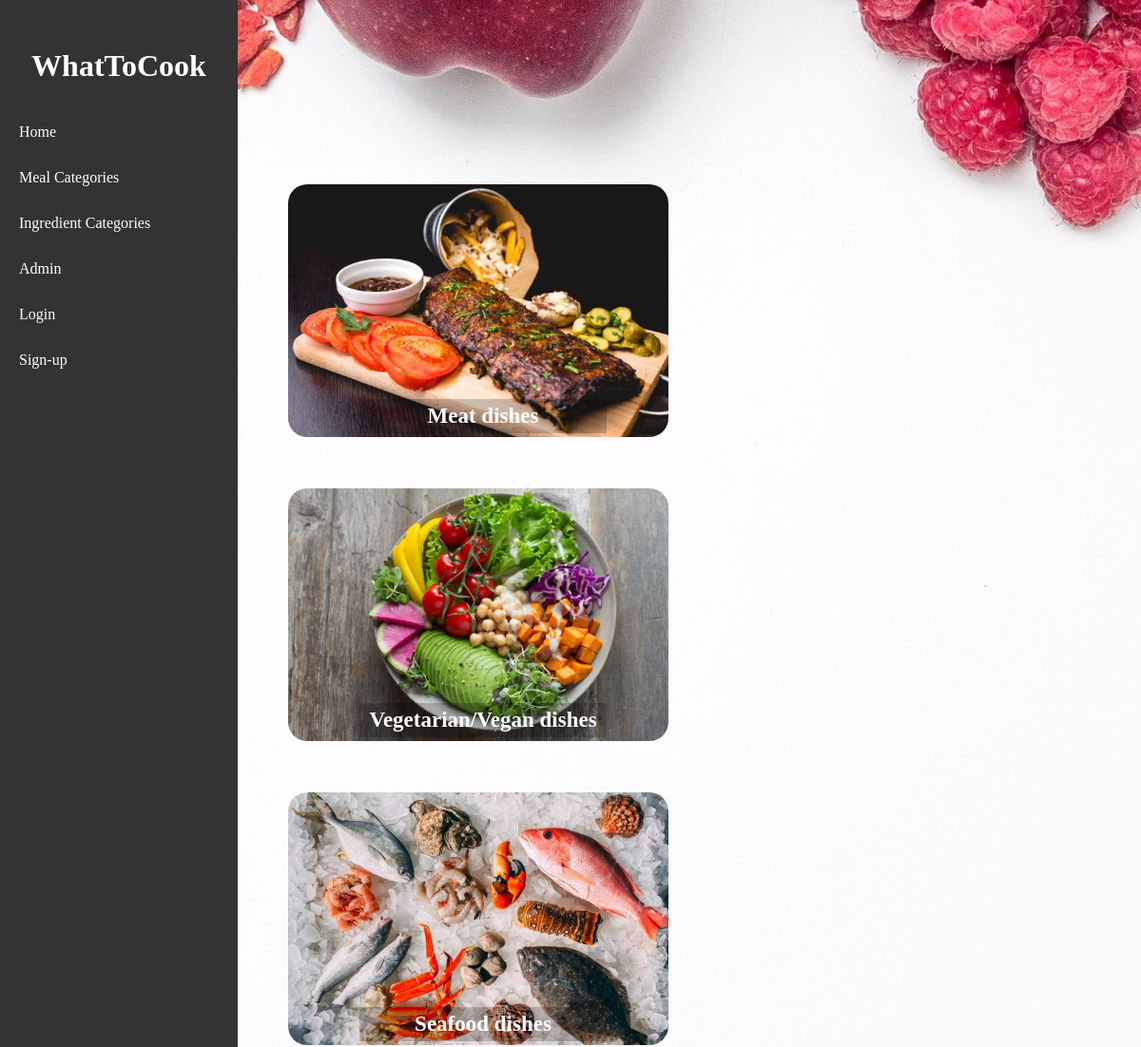
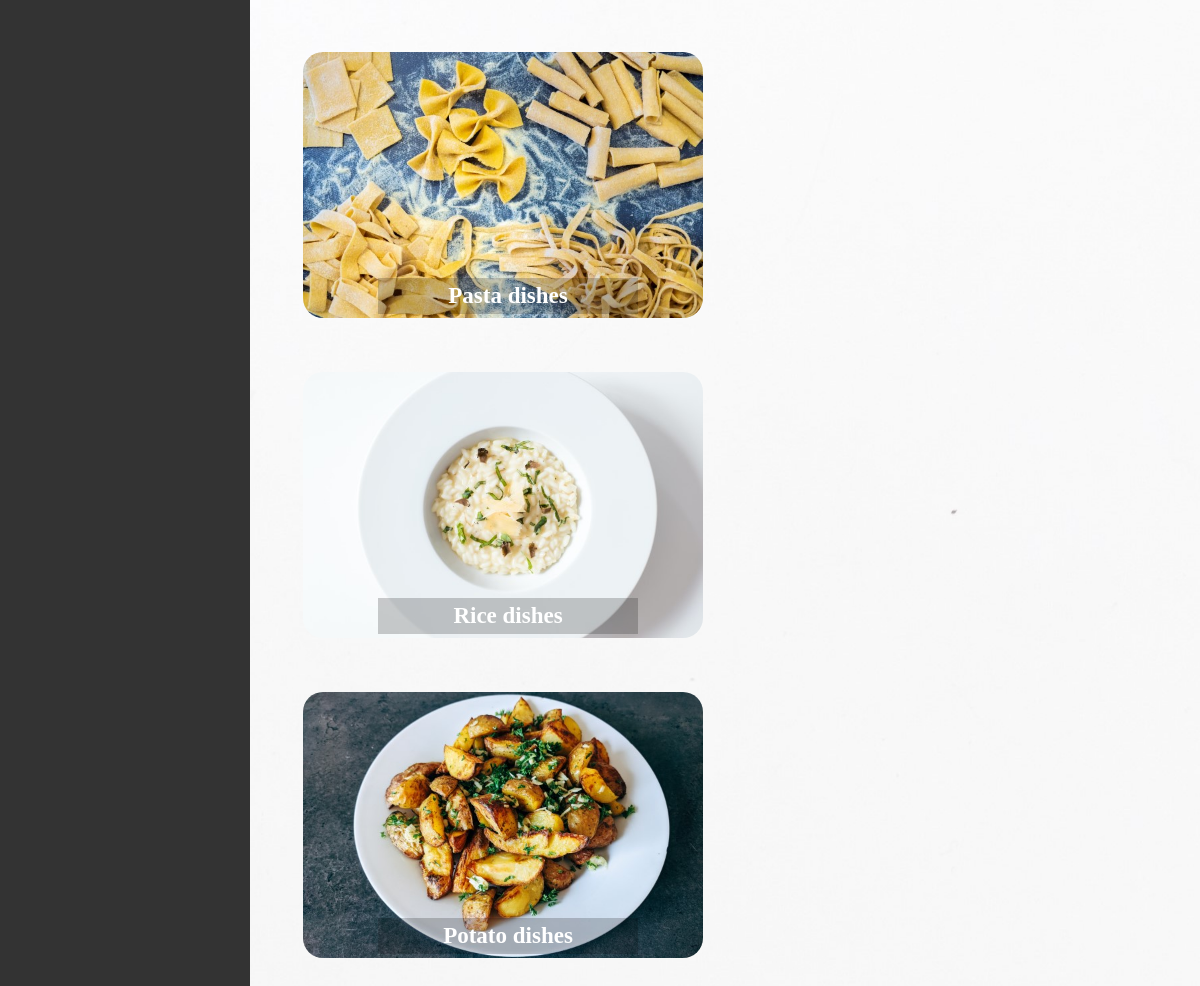
The page /secondary_meal_categories/21/ on the database its author committed (2 pictures, top to bottom).
### viewer/models.py (models this page shows, shortened)
class SecondaryMealCategory(Model):
    name = CharField(max_length=50)
    main_category = ForeignKey(MainMealCategory, on_delete=CASCADE)
    picture = ImageField(upload_to='viewer/static/images/', blank=True)

### viewer/views.py (the view)
# urls.py: path('secondary_meal_categories/<int:main_category_id>/', secondary_meal_categories, name='secondary_meal_categories'),
def secondary_meal_categories(request, main_category_id):
    secondary_categories = SecondaryMealCategory.objects.filter(main_category=main_category_id)
    return render(request, 'secondary_meal_categories.html', {'secondary_categories': secondary_categories})

### viewer/templates/secondary_meal_categories.html
{% extends 'base.html' %}
{% block content %}
{% load static %}
<link rel="stylesheet" href="{% static 'style.css' %}">
<body>
<div class="ingredient-grid">
{% for category in secondary_categories %}
    <div class="ingredient-item">
        <a href="{% url 'filtered_meals_by_category' secondary_category_id=category.id %}">
            <img class="images" src="{{ MEDIA_URL }}{{ category.picture.url }}">
            <div class="category-name">{{ category.name }}</div>
        </a>
    </div>
{% endfor %}
</div>
</body>
{% endblock %}

### viewer/static/style.css (style rules this page uses)
body { background-image: url('images/background.jpg'); background-size: cover; background-repeat: no-repeat; background-position: center top; background-attachment: fixed; margin-top: 150px; }
.ingredient-grid { display: flex; flex-wrap: wrap; }
.ingredient-item { width: 250px; height: 120px; margin: 100px; border-radius: 10px; font-size: 23px; display: flex; justify-content: center; align-items: center; position: relative; }
.images { width: 400px; height: 266px; margin: 20px; object-fit: cover; border-radius: 20px; }
.category-name { position: absolute; top: 150px; left: 0; width: 100%; text-align: center; background-color: rgba(0, 0, 0, 0.2); color: white; padding: 5px; font-weight: bold; }

### rows shown on the page
SecondaryMealCategory: picture (picture), name "Meat dishes"
SecondaryMealCategory: picture (picture), name "Vegetarian/Vegan dishes"
SecondaryMealCategory: picture (picture), name "Seafood dishes"
SecondaryMealCategory: picture (picture), name "Pasta dishes"
SecondaryMealCategory: picture (picture), name "Rice dishes"
SecondaryMealCategory: picture (picture), name "Potato dishes"
